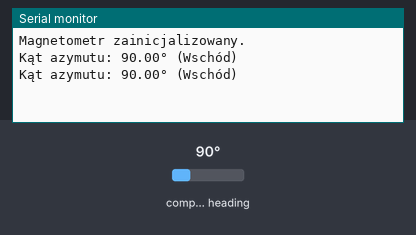
A sketch run on a simulated Arduino Uno, built with avr-gcc and run on an emulated ATmega328P. Shown: the last lines printed to the serial monitor. Inputs (shaded band) come from the test bench; at power-on: compass heading 90°.

Above: at 1.8 s.
1.9 s: compass heading set to 7°
At 2.8 s:
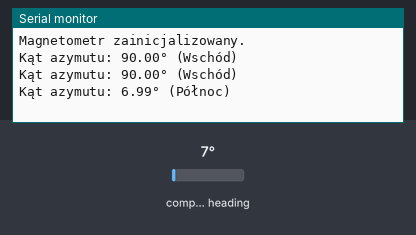
4.5 s: compass heading set to 180°
At 5.4 s:
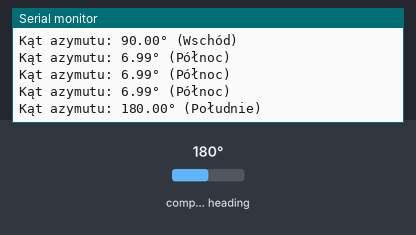
7.5 s: compass heading set to 269°
At 8.8 s:
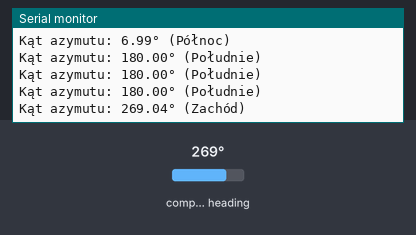

The sketch:

Directions_test.ino
```cpp
#include <Wire.h>
#include <QMC5883LCompass.h>

QMC5883LCompass compass;

void setup() {
  Serial.begin(115200);
  Wire.begin();
  compass.init();
  Serial.println("Magnetometr zainicjalizowany.");
}

void loop() {
  int x, y, z;
  compass.read();  // Odczyt z magnetometru
  x = compass.getX();
  y = compass.getY();
  z = compass.getZ();

  // Obliczanie kąta azymutu
  float heading = atan2(y, x) * 180 / PI;
  if (heading < 0) {
    heading += 360;
  }

  // Wyświetlanie kąta i kierunku
  Serial.print("Kąt azymutu: ");
  Serial.print(heading);
  Serial.print("° (");

  if (heading >= 337.5 || heading < 22.5) {
    Serial.println("Północ)");
  } else if (heading >= 22.5 && heading < 67.5) {
    Serial.println("Północny Wschód)");
  } else if (heading >= 67.5 && heading < 112.5) {
    Serial.println("Wschód)");
  } else if (heading >= 112.5 && heading < 157.5) {
    Serial.println("Południowy Wschód)");
  } else if (heading >= 157.5 && heading < 202.5) {
    Serial.println("Południe)");
  } else if (heading >= 202.5 && heading < 247.5) {
    Serial.println("Południowy Zachód)");
  } else if (heading >= 247.5 && heading < 292.5) {
    Serial.println("Zachód)");
  } else if (heading >= 292.5 && heading < 337.5) {
    Serial.println("Północny Zachód)");
  }

  delay(1000);  // Odczyt co sekundę
}
```

Measured:
- after the input at 1.9 s, the serial monitor: prints a new line after 0.11 s (image 1)
- after the input at 4.5 s, the serial monitor: prints a new line after 0.51 s (image 2)
- after the input at 7.5 s, the serial monitor: prints a new line after 0.52 s (image 3)
